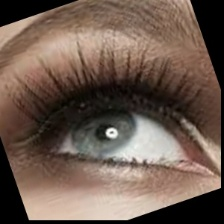
#> input picture original_dataset/test/Active/image_1005.jpg, 224 x 224 px, found by its file name; its folder holds only this picture in this run
$ jupyter execute --allow-errors preprocessing.ipynb
#> lines starting #> are read from the running program, lines starting #| are printed output that depends on the picture
[cell 1]
import os
import matplotlib.pyplot as plt

dataset_path = r'D:\MINOR\Project\my_dataset'  # Change to your dataset path
categories = ['Active', 'Sleepy']  # Adjust according to your classes

# Count the number of images in each class
#> (the rest of this cell did not finish here and is left out)

### Augmentation

[cell 2]
import cv2
import numpy as np
import os
import random

# Paths for dataset
input_folder = "D:\\MINOR\\Project\\new_dataset"

# Function to rotate image
def rotate_image(image, angle):
    (h, w) = image.shape[:2]
    center = (w // 2, h // 2)
    M = cv2.getRotationMatrix2D(center, angle, 1.0)
    rotated = cv2.warpAffine(image, M, (w, h))
    return rotated

# Function to shift image
def shift_image(image, shift_x, shift_y):
    M = np.float32([[1, 0, shift_x], [0, 1, shift_y]])
    shifted = cv2.warpAffine(image, M, (image.shape[1], image.shape[0]))
    return shifted

# Function to apply random transformations
def augment_image(img):
    # Rotate the image
    angle = random.randint(-30, 30)
    img_rotated = rotate_image(img, angle)

    # Shift the image
    shift_x = random.randint(-10, 10)
    shift_y = random.randint(-10, 10)
    img_shifted = shift_image(img_rotated, shift_x, shift_y)

    # Flip the image horizontally
    img_flipped = cv2.flip(img_shifted, 1)

    return img_flipped

# Function to augment images in each subfolder
def augment_images(subfolder):
#> called with subfolder = 'Active'
    folder_path = os.path.join(input_folder, subfolder)

    # Loop through each image in the folder
    for img_name in os.listdir(folder_path):
        img_path = os.path.join(folder_path, img_name)
        img = cv2.imread(img_path)
#> img is the input picture: shape (224, 224, 3); mean B, G, R 79.9, 91.4, 110.4

        if img is None:
            continue

        # Generate 5 augmented images per original image
        for i in range(5):
            augmented_img = augment_image(img)
            new_img_name = f"aug_{i}_{img_name}"
            cv2.imwrite(os.path.join(folder_path, new_img_name), augmented_img)
#> this loop made 5 passes
#> pass 1, in rotate_image, `rotated = cv2.warpAffine(image, M, (w, h))`:
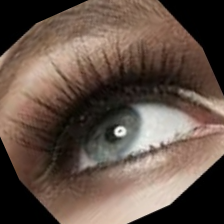
#> rotated: shape (224, 224, 3); mean B, G, R 72.3, 82.7, 100.1
#> pass 1, in shift_image, `shifted = cv2.warpAffine(image, M, (image.shape[1], image.shape[0]))`:
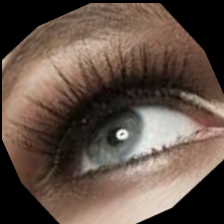
#> shifted: shape (224, 224, 3); mean B, G, R 71.3, 81.6, 98.8
#> pass 1, in augment_image, `img_flipped = cv2.flip(img_shifted, 1)`:
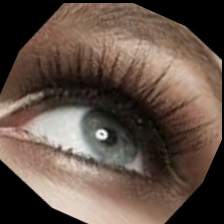
#> img_flipped: shape (224, 224, 3); mean B, G, R 71.3, 81.6, 98.8
#> pass 2, in rotate_image (call 2), `rotated = cv2.warpAffine(image, M, (w, h))`:
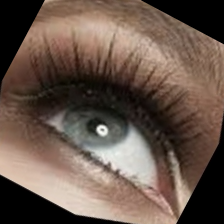
#> rotated: shape (224, 224, 3); mean B, G, R 75.5, 86.4, 104.5

# Apply augmentation to the 'Active' and 'Sleepy' folders
#> (the rest of this cell did not finish here and is left out)

### Resize

[cell 3]
import cv2
import glob
import os

[cell 4]
inputFolder = 'D:\\MINOR\\Project\\dataset\\no yawn'

[cell 5]
i=0
for img in glob.glob(inputFolder+"/*.jpg"):
    image=cv2.imread(img)
    imgResized=cv2.resize(image, (224, 224))
    cv2.imwrite("D:\\MINOR\\Project\\my_dataset\\no yawn\\image_%0i.jpg" %i, imgResized)
    i+=1
    #cv2.imshow('image', imgResized)
    #cv2.waitKey(30)
cv2.destroyAllWindows()

### Split

[cell 6]
import os
import shutil
import random

# Paths
input_folder = 'D:\\MINOR\\Project\\my_dataset'
output_base_folder = 'D:\\MINOR\\Project\\original_dataset'

# Define the dataset split ratio
train_ratio = 0.8
val_ratio = 0.1
test_ratio = 0.1

# Create output directories for train, valid, test with subfolders for each class
for split in ['train', 'valid', 'test']:
    split_path = os.path.join(output_base_folder, split)
    if not os.path.exists(split_path):
        os.makedirs(split_path)

    for category in ['Active', 'Sleepy', 'yawn', 'no yawn']:
        category_path = os.path.join(split_path, category)
        if not os.path.exists(category_path):
            os.makedirs(category_path)

# Function to split data and move to respective folders
def split_and_move_images(class_folder):
#> called with class_folder = 'Active'
    folder_path = os.path.join(input_folder, class_folder)
    images = os.listdir(folder_path)
#> images = ['image_1005.jpg']
    random.shuffle(images)

    total_images = len(images)
#> total_images = 1
    train_size = int(train_ratio * total_images)
#> train_size = 0
    val_size = int(val_ratio * total_images)
#> val_size = 0

    train_images = images[:train_size]
#> train_images = []
    val_images = images[train_size:train_size + val_size]
#> val_images = []
    test_images = images[train_size + val_size:]
#> test_images = ['image_1005.jpg']

    # Move images to train folder
    for img in train_images:
        src = os.path.join(folder_path, img)
        dst = os.path.join(output_base_folder, 'train', class_folder, img)
        shutil.copy(src, dst)
#> this loop made 0 passes

    # Move images to valid folder
    for img in val_images:
        src = os.path.join(folder_path, img)
        dst = os.path.join(output_base_folder, 'valid', class_folder, img)
        shutil.copy(src, dst)

    # Move images to test folder
    for img in test_images:
        src = os.path.join(folder_path, img)
        dst = os.path.join(output_base_folder, 'test', class_folder, img)
        shutil.copy(src, dst)
#> this loop made 1 pass

# Apply split and move for each class
#> (the rest of this cell did not finish here and is left out)

### Annotations

[cell 7]
import os

# Base path to the dataset containing train, valid, and test folders
base_dataset_path = 'D:\\MINOR\\Project\\original_dataset'

# Classes in the dataset
classes = ['Active', 'Sleepy']  # Only two classes

# Function to create annotation file
def create_annotation_file(folder, output_file):
    folder_path = os.path.join(base_dataset_path, folder)
    with open(output_file, 'w') as f:
        # Loop through each class folder
        for label, class_name in enumerate(classes):
            class_folder = os.path.join(folder_path, class_name)
            # Loop through each image in the class folder
            for img_name in os.listdir(class_folder):
                img_path = os.path.join(class_folder, img_name)
                # Write the image path and class label to the file
                f.write(f"{img_path} {label}\n")

# Create annotation files for train, valid, and test folders
create_annotation_file('train', 'train_annotations.txt')
create_annotation_file('valid', 'valid_annotations.txt')
create_annotation_file('test', 'test_annotations.txt')
